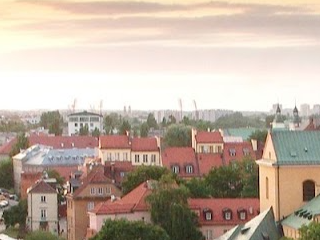
#> input picture EP10/imagens/w02.png, 320 x 240 px
$ python panorama.py --imagens imagens/w02.png
#> lines starting #> are read from the running program, lines starting #| are printed output that depends on the picture
# -*- coding: utf-8 -*-
#------------------------------------------------------------------
# LEIA E PREENCHA O CABEÇALHO
# NÃO ALTERE OS NOMES DAS FUNÇÕES
# NÃO APAGUE OS DOCSTRINGS
#------------------------------------------------------------------

'''

    Nome: Fernanda Itoda
    NUSP: 10740825

    Ao preencher esse cabeçalho com o meu nome e o meu número USP,
    declaro que todas as partes originais desse exercício programa (EP)
    foram desenvolvidas e implementadas por mim e que portanto não
    constituem desonestidade acadêmica ou plágio.
    Declaro também que sou responsável por todas as cópias desse
    programa e que não distribui ou facilitei a sua distribuição.
    Estou ciente que os casos de plágio e desonestidade acadêmica
    serão tratados segundo os critérios divulgados na página da
    disciplina.
    Entendo que EPs sem assinatura devem receber nota zero e, ainda
    assim, poderão ser punidos por desonestidade acadêmica.

    Abaixo descreva qualquer ajuda que você recebeu para fazer este
    EP.  Inclua qualquer ajuda recebida por pessoas (inclusive
    monitores e colegas). Com exceção de material de MAC0110, caso
    você tenha utilizado alguma informação, trecho de código,...
    indique esse fato abaixo para que o seu programa não seja
    considerado plágio ou irregular.

    Exemplo:

        A monitora me explicou que eu devia utilizar a função int() quando
        fazemos leitura de números inteiros.

        A minha função quicksort() foi baseada na descrição encontrada na
        página https://www.ime.usp.br/~pf/algoritmos/aulas/quick.html.

    Descrição de ajuda ou indicação de fonte:

'''

import cv2
import numpy as np
import argparse

# glob pega os nomes dos arquivos em uma pasta
from glob import glob

#--------------------------------------------------------------------------
# programa principal

def main():

    # PARSING
    ap = argparse.ArgumentParser()
    ap.add_argument('-i', '--imagens', required=True, help = "imagens de entrada como '../figs/*.png'")
    ap.add_argument('-d', '--debug', required=False, action='store_true', help = 'liga o modo debug')
    ap.add_argument('-s', '--sift', required=False,  action='store_true', help = 'usa SIFT, default é ORB')
    ap.add_argument('-sw', '--escalaW', required=False, help = 'muda a escalaW')
    ap.add_argument('-sh', '--escalaH', required=False, help = 'muda a escalaH')
    ap.add_argument('-dw', '--deltaW', required=False, help = 'posição horizontal da 1a imagem')
    ap.add_argument('-dh', '--deltaH', required=False, help = 'posição vertical da 1a imagem')
    ap.add_argument('-c', '--crosscheck', required=False, action='store_false', help = 'desliga crosscheck no cálculo de matches')

    args = ap.parse_args()
    print(args)

    ## SET DEFAULTS
    METODO = 'ORB'
    ESCALA_W = 3
    ESCALA_H = 3
    CROSSCHECK = True
    DELTA_W = args.deltaW   ### CUIDADO, DELTA_W é um str ou None
    DELTA_H = args.deltaH   ### CUIDADO, DELTA_H é um str ou None

    ## ATUALIZA O QUE PRECISAR
    DEBUG = args.debug
    CROSSCHECK = args.crosscheck

    if args.sift: METODO = 'SIFT'
    if args.escalaW is not None: ESCALA_W = int(args.escalaW)
    if args.escalaH is not None: ESCALA_H = int(args.escalaH)

    # AGORA VAMOS COMEÇAR

    files = glob(args.imagens)
    files = sorted(files)
    n = len(files)
    if n == 0:
        print(f"Não achei nenhuma imagem usando {files}")
        return
    else:
        print(f"Achei as seguintes {n} imagens para processar:\n")
        for i, f in enumerate( files ):
            print(f"{i} : {f}")

    # carrega 1ª imagem
    IMG_0 = cv2.imread (files[0])
#> IMG_0 is the input picture: shape (240, 320, 3); mean B, G, R 160.5, 174.6, 191.4
    h, w, _ = IMG_0.shape
#> h = 240; w = 320

    # cria imagem BASE
    H = h * ESCALA_H
#> H = 720
    W = w * ESCALA_W
#> W = 960

    BASE = np.full ((H, W), 0)

    print (f'tamannho de BASE: {BASE.shape}')
#| tamannho de BASE: (720, 960)
    print (f'tamannho de IMG_0: {IMG_0.shape}')
#| tamannho de IMG_0: (240, 320, 3)


    if args.deltaW is not None: dw = int(args.deltaW)
    else: dw = W//4
#> dw = 240
    if args.deltaH is not None: dh = int(args.deltaH)
    else: dh = H//4
#> dh = 180

    H0 = np.eye (3)
    H0[0, 2] = dw
    H0[1, 2] = dh

    BASE = cv2.warpPerspective (IMG_0, H0, (W, H))
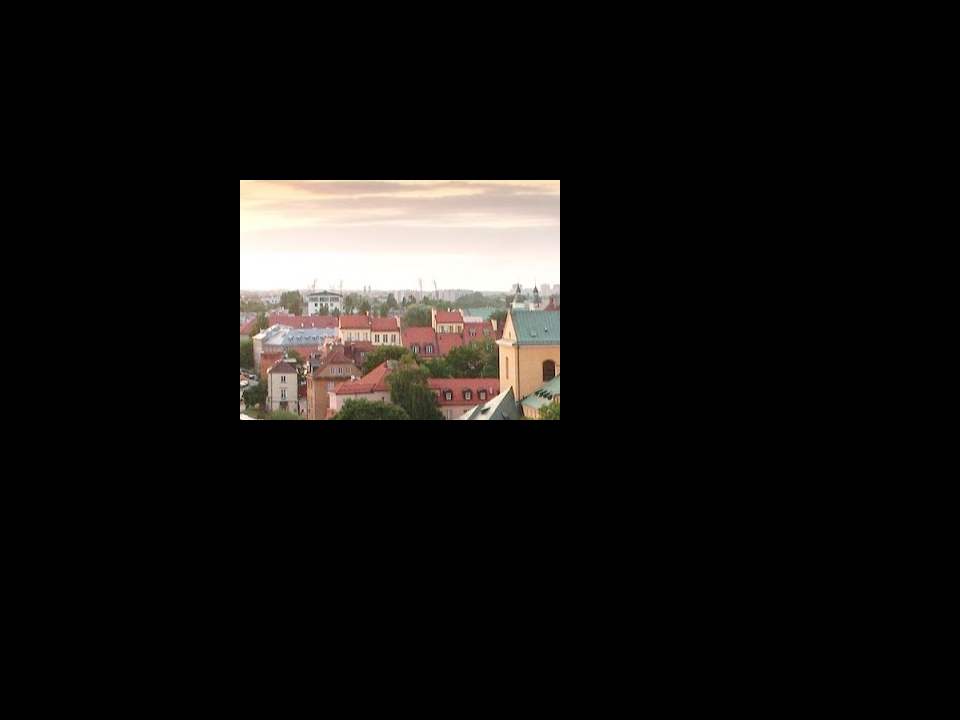
#> BASE: shape (720, 960, 3); mean B, G, R 17.8, 19.4, 21.3

    cv2.imshow ("BASE", BASE)

    # calcula o keypoints, descritores e matches para IMG_0
    gray_0 = cv2.cvtColor (IMG_0, cv2.COLOR_BGR2GRAY)
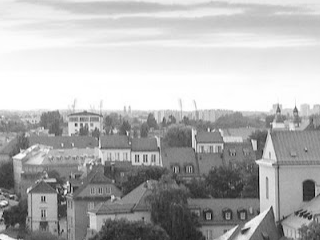
#> gray_0: shape (240, 320); min 4, max 255, mean 178

    if METODO == 'SIFT':
        metodo = cv2.SIFT_create ()
        fb = cv2.BFMatcher (cv2.NORM_L2, crossCheck = True)
    else:
        metodo = cv2.ORB_create ()
        fb = cv2.BFMatcher (cv2.NORM_HAMMING, crossCheck = True)

    kp_0, desc_0 = metodo.detectAndCompute (gray_0, None)
#> kp_0 = 456 keypoints; strongest (x, y, size): (65, 192, 31), (63, 188, 31), (75, 125, 31), (271, 207, 31)

    for k in range (1, len(files)):
        IMG_k = cv2.imread (files[k])
        gray_k = cv2.cvtColor (IMG_k, cv2.COLOR_BGR2GRAY)
        kp_k, desc_k = metodo.detectAndCompute (gray_k, None)

        matches = fb.match (desc_0, desc_k)
        matches = sorted (matches, key = lambda x: x.distance)

        # transforma descritores em pontos
        pts1 = np.zeros ((len(matches), 2), dtype = np.float32)
        pts2 = np.zeros ((len(matches), 2), dtype = np.float32)

        for i, match in enumerate (matches):
            pts1[i,:] = kp_0[match.queryIdx].pt
            pts2[i,:] = kp_k[match.trainIdx].pt

        # calcula homografia
        Hk, _ = cv2.findHomography (pts2, pts1, cv2.RANSAC)

        # transforma imagem
        pBASE = cv2.warpPerspective (IMG_k, H0@Hk, (W, H))
        BASE = np.logical_and (BASE == 0, pBASE) * pBASE + BASE

        if DEBUG:
            print ("Digite enter para continuar")
            k = cv2.waitKey(0)
            print (k)
            if k == 13:
                continue

    k = -1
    cv2.imshow ("Imagem final", BASE)
    print ("Digite enter para continuar")
    while k != 10:
        k = cv2.waitKey(0)
#> (key Esc is pressed here)
        if k == 13:
            break

    cv2.destroyAllWindows ()


if __name__== '__main__':
    main()
